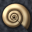

The Python source for this figure:
"""One big ammonite, weathered out of a slab of slate — a still.

The first FOSSIL in the ledger, and the first subject that is neither alive nor
made: a shell that stopped growing a hundred and fifty million years ago, lying
in the rock that kept it. Everything in the frame is either the animal or the
stone it is stuck in.

This piece began as a cracked-open geode and that version is not in the repo,
because it taught the lesson the hard way and the lesson is worth more than the
attempt: at 32x32 a subject needs a SILHOUETTE. A geode's whole character is
material — banding, druzy, a pocket full of little prisms — and every one of
those is texture, which at this size collapses into noise no matter how it is
lit, quantised or cropped. An ammonite is the same mood (ancient, patient,
mineral) carried by pure geometry, and a logarithmic spiral is about the most
legible shape there is at any resolution.

So the whole drawing is one equation. A point's radius and angle give its
position ALONG the spiral, and everything is a function of where it sits across
the whorl it landed in:

  - the whorl profile is a half-tube, bright along its crest and pinched to
    nothing at both sutures, so the shell reads as coiled rope rather than as
    a flat plate with lines scratched on it;
  - the surface normal rotates with that same coordinate — radially outward at
    the outer suture, at the viewer along the crest, radially inward at the
    inner one — so one lamp at the upper left lights all three and a half turns
    consistently and the underside of the coil goes dark on its own;
  - the ribs are a sinusoid in the spiral parameter, which means they stay
    perpendicular to the shell everywhere and crowd together toward the middle
    exactly as the real ones do, without a single one being placed by hand.

The aperture needs no special case either: the shell simply stops at a fixed
spiral parameter, so past that angle the outer whorl is not there and the next
one down is what you see, which puts a clean radial cut at the mouth.

Delivered via /paint rather than /image because this unit's image-upload path
renders blank (see the lumen skill), and the order is an excavation: the slab
goes down first, then the shell GROWS out of it the way it grew in life, from
the tiny inner coil outward along the spiral, one whorl lapping the last, and
the light and the shadow that seats it in the rock arrive at the end.

Run (perform):  .venv\\Scripts\\python.exe art\\ammonite.py [delay_seconds]
Run (preview):  .venv\\Scripts\\python.exe art\\ammonite.py preview
"""

import json
import math
import sys
import urllib.request

SIZE = 32
SS = 3                        # supersampling per axis

_L = (-0.62, -0.78)                    # one lamp, upper left
LIGHT = (_L[0] / math.hypot(*_L), _L[1] / math.hypot(*_L))

# --------------------------------------------------------------- geometry ---
# A spiral's outline is not a circle: at the aperture it reaches R_MAX, but a
# third of a turn round it is back to less than half that. Sizing it so the
# widest point merely fits leaves the panel two thirds empty, so R_MAX is set
# past the frame and the mouth is allowed to graze the right edge.
CX, CY = 13.6, 17.0                    # the umbilicus, placed by MEASURING the
                                       # shell's bounding box and centring that,
                                       # not by centring the coil's eye — a
                                       # spiral's mass sits well off its middle
# Growth rate is a legibility decision, not a taxonomic one. At 2.5x per turn
# the outer whorl is eleven pixels of unbroken shell — a third of the panel
# with nothing happening in it. At 1.95x there are four and a half turns and
# the widest whorl is seven, which is a coil instead of a blob.
B = 0.105
S_MAX = 28.5                           # total sweep, 4.5 turns
R_MAX = 18.0                           # radius at the aperture
A = R_MAX / math.exp(B * S_MAX)        # so R(S_MAX) = R_MAX
PHI_AP = 0.78                          # the mouth opens to the lower right
PHI0 = PHI_AP - S_MAX
TWO_PI = 2.0 * math.pi

NR = 5.25                              # ribs per radian ~ 33 per whorl
UMB = 0.95                             # the dark eye at the middle

# ---------------------------------------------------------------- palette ---
# Warm bone shell against cold stone: the two halves of the picture are told
# apart by temperature as well as by value, so the fossil still separates from
# the matrix where they happen to meet at the same brightness.
SHELL_DARK = (58, 44, 32)
SHELL_MID = (146, 116, 78)
SHELL_LIT = (242, 218, 172)
SUTURE = (40, 30, 22)

ROCK_LIT = (78, 82, 92)
ROCK_DARK = (28, 30, 36)
CONTACT = (16, 17, 21)                 # the shell's shadow in its own hollow


def clamp(v, lo=0.0, hi=1.0):
    return lo if v < lo else (hi if v > hi else v)


def lerp(a, b, t):
    return tuple(a[i] + (b[i] - a[i]) * t for i in range(3))


def scale(c, f):
    return tuple(max(0.0, min(255.0, v * f)) for v in c)


def hx(c):
    return "#{:02x}{:02x}{:02x}".format(*(max(0, min(255, round(v))) for v in c))


def hash2(x, y, s):
    h = (x * 374761393 + y * 668265263 + s * 1442695040) & 0xFFFFFFFF
    h = ((h ^ (h >> 13)) * 1274126177) & 0xFFFFFFFF
    return ((h ^ (h >> 16)) & 0xFFFF) / 65535.0


def vnoise(x, y, cell, seed):
    gx, gy = x / cell, y / cell
    x0, y0 = math.floor(gx), math.floor(gy)
    tx, ty = gx - x0, gy - y0
    tx = tx * tx * (3 - 2 * tx)
    ty = ty * ty * (3 - 2 * ty)
    a = hash2(x0, y0, seed)
    b = hash2(x0 + 1, y0, seed)
    c = hash2(x0, y0 + 1, seed)
    d = hash2(x0 + 1, y0 + 1, seed)
    top = a + (b - a) * tx
    return top + ((c + (d - c) * tx) - top) * ty


# ----------------------------------------------------------------- spiral ---
def spiral(p):
    """Where a point sits on the shell.

    Returns None outside it, else (rho, phi, s_edge, frac):
      s_edge  how far ALONG the spiral this whorl's outer suture is — the
              drawing order, and the rib phase
      frac    across the whorl: 0 at its outer suture, ->1 at the inner one
    """
    dx, dy = p[0] - CX, p[1] - CY
    rho = math.hypot(dx, dy)
    if rho < UMB or rho > R_MAX + 0.5:
        return None
    phi = math.atan2(dy, dx)
    t = phi - PHI0

    # the outermost whorl present at this angle: past the mouth there is one
    # fewer turn, which is what cuts the aperture without a special case
    k = math.floor((S_MAX - t) / TWO_PI)
    s_out = t + TWO_PI * k
    if s_out < 0.0:
        return None
    if rho > A * math.exp(B * s_out):
        return None

    s_p = math.log(rho / A) / B                      # this point's own parameter
    kk = math.ceil((s_p - t) / TWO_PI - 1e-9)
    s_edge = t + TWO_PI * kk                         # the suture just outside it
    return rho, phi, s_edge, clamp((s_edge - s_p) / TWO_PI, 0.0, 0.9999), s_out


def shell_colour(g, lit):
    rho, phi, s_edge, frac, s_out = g

    # the whorl is a half-tube: pinched at both sutures, crested in the middle
    # sin() alone keeps half the whorl within a whisker of full brightness and
    # the coil renders as flat cream with scratches; the crest has to be narrow
    prof = math.sin(math.pi * frac) ** 1.6
    inplane = math.cos(math.pi * frac)               # +1 outward at the outer suture
    nx, ny = math.cos(phi) * inplane, math.sin(phi) * inplane
    diff = clamp(0.78 * (nx * LIGHT[0] + ny * LIGHT[1]) + 0.80 * prof)
    v = 0.22 + 0.94 * diff

    # Ribs, in the spiral parameter, so they stay square to the shell and crowd
    # toward the middle by themselves. Kept faint on purpose: at full strength
    # they cross the sutures at right angles every three pixels and the coil
    # turns into a chequerboard. The spiral is the subject; the ribs are only
    # meant to say the surface is not smooth.
    v *= 1.0 + 0.11 * math.cos(s_edge * NR + 0.9 * frac)

    if v < 0.5:
        c = lerp(SHELL_DARK, SHELL_MID, clamp(v / 0.5))
    else:
        c = lerp(SHELL_MID, SHELL_LIT, clamp((v - 0.5) / 0.62))

    # the suture itself: a hard dark line, not a fade — it is the one place the
    # coil has to be readable as two surfaces meeting
    if frac < 0.085:
        c = lerp(SUTURE, c, clamp(frac / 0.085) ** 0.7)
    elif frac > 0.915:
        c = lerp(SUTURE, c, clamp((1.0 - frac) / 0.085) ** 0.7)

    # The mouth. Without it the outermost whorl simply stops, which reads as a
    # spiral that ran out of room rather than as a shell an animal lived in —
    # the body chamber is open, so its end face is a hole, not more shell.
    ap = S_MAX - s_out
    if ap < 0.155:
        c = lerp(SUTURE, c, clamp(ap / 0.155) ** 0.6)

    # older whorls sit deeper in the rock and are duller
    c = scale(c, 0.86 + 0.20 * clamp(rho / R_MAX))

    # One more light term, across the whole fossil rather than across each
    # whorl. Without it every crest is equally bright wherever it lies, and
    # four turns of equally lit rope is a flat pattern — this is what makes the
    # coil sit in a hollow with a lit side and a shaded one.
    # The floor is not a taste call: below it the shaded whorls go darker than
    # the slab they lie in, and a fossil that meets its matrix at equal value
    # stops having an edge (the knight, 2026-08-08).
    c = scale(c, 0.78 + 0.46 * clamp(0.5 + rho * (
        math.cos(phi) * LIGHT[0] + math.sin(phi) * LIGHT[1]) / 26.0))
    if lit and prof > 0.55:                          # sheen along the crests
        k = (prof - 0.55) / 0.45
        s = clamp(0.55 * (nx * LIGHT[0] + ny * LIGHT[1]) + 0.5)
        c = lerp(c, (255, 246, 224), 0.30 * k * s ** 2)
    return c


def rock_colour(p, lit, near):
    x, y = p
    n = (0.5 * vnoise(x, y, 2.6, 5) + 0.35 * vnoise(x, y, 1.2, 9)
         + 0.15 * vnoise(x, y, 5.0, 13))
    c = lerp(ROCK_DARK, ROCK_LIT, clamp(n * 1.25))
    c = scale(c, 0.84 + 0.32 * clamp(0.5 + ((16 - x) * 0.3 + (16 - y) * 0.4) / 26.0))
    if lit:
        # the shell lies IN the slab, so the rock dips into shadow against it
        if near is not None and near < 2.6:
            c = lerp(CONTACT, c, clamp(near / 2.6) ** 0.75)
        r = math.hypot(x - 15.0, y - 15.0) / 22.0    # corners fall away
        c = scale(c, 1.0 - 0.30 * clamp(r) ** 2)
    return c


def outside_gap(p):
    """Roughly how far a rock pixel is from the fossil, for the contact shadow.

    The lamp is upper left, so the hollow reads deepest on the lower right.
    """
    dx, dy = p[0] - CX, p[1] - CY
    rho = math.hypot(dx, dy)
    phi = math.atan2(dy, dx)
    t = phi - PHI0
    k = math.floor((S_MAX - t) / TWO_PI)
    s_out = t + TWO_PI * k
    if s_out < 0.0:
        return None
    edge = A * math.exp(B * s_out)
    if rho <= edge:
        return None
    d = rho - edge
    side = 0.55 + 0.75 * clamp(0.5 - 0.5 * (math.cos(phi) * LIGHT[0]
                                            + math.sin(phi) * LIGHT[1]))
    return d / side


def shade(p, lit):
    g = spiral(p)
    if g is None:
        if math.hypot(p[0] - CX, p[1] - CY) < UMB:
            return scale(SUTURE, 0.8), "umbilicus"
        return rock_colour(p, lit, outside_gap(p)), "rock"
    return shell_colour(g, lit), "shell"


# ----------------------------------------------------------------- render ---
def render():
    off = [(k + 0.5) / SS - 0.5 for k in range(SS)]
    flat, final, owner, order = {}, {}, {}, {}
    for y in range(SIZE):
        for x in range(SIZE):
            af, al = [0.0] * 3, [0.0] * 3
            for dy in off:
                for dx in off:
                    p = (x + dx, y + dy)
                    cf = shade(p, False)[0]
                    cl = shade(p, True)[0]
                    for i in range(3):
                        af[i] += cf[i]
                        al[i] += cl[i]
            n = SS * SS
            flat[(x, y)] = tuple(v / n for v in af)
            final[(x, y)] = tuple(v / n for v in al)
            c = (x + 0.5, y + 0.5)
            owner[(x, y)] = shade(c, True)[1]
            g = spiral(c)
            order[(x, y)] = (g[2], -g[3]) if g else (0.0, 0.0)
    return flat, final, owner, order


def build_strokes(flat, final, owner, order):
    steps = []
    pts = list(owner.keys())

    def push(sel, key, src):
        for p in sorted([p for p in pts if sel(owner[p])], key=key):
            steps.append((p[0], p[1], src[p]))

    def serp(p):
        return (p[1], p[0] if p[1] % 2 == 0 else -p[0])

    # 1. the bare slab
    push(lambda o: o in ("rock", "umbilicus"), serp, flat)
    # 2. the shell GROWS: along the spiral from the inner coil outward, each
    #    whorl laid outer suture inward so it laps the one before it
    push(lambda o: o == "shell", lambda p: order[p], flat)
    # 3. the light: crest sheen, the hollow it lies in, the corners falling off
    detail = [p for p in pts if final[p] != flat[p]]
    detail.sort(key=lambda p: (owner[p] == "rock",
                               math.hypot(p[0] - CX, p[1] - CY)))
    for p in detail:
        steps.append((p[0], p[1], final[p]))
    return steps


def render_preview(final, path):
    from PIL import Image
    img = Image.new("RGB", (SIZE, SIZE), (0, 0, 0))
    px = img.load()
    for (x, y), c in final.items():
        px[x, y] = tuple(max(0, min(255, round(v))) for v in c)
    img.save(path)
    img.resize((SIZE * 14, SIZE * 14), Image.NEAREST).save(
        path.replace(".png", "-big.png"))
    print(f"wrote {path}")


if __name__ == "__main__":
    flat, final, owner, order = render()

    counts = {}
    for o in owner.values():
        counts[o] = counts.get(o, 0) + 1
    print("regions:", counts)

    def meanv(pred):
        vals = [max(final[p]) for p in owner if pred(owner[p])]
        return round(sum(vals) / max(1, len(vals)), 1)

    print(f"value  shell={meanv(lambda o: o == 'shell')} "
          f"rock={meanv(lambda o: o == 'rock')}")

    # how many whorls actually landed on the panel: the spiral is the piece, so
    # count it rather than trusting it (hourglass, 2026-07-30)
    turns = len({int(order[p][0] // TWO_PI) for p in owner if owner[p] == "shell"})
    shell_v = [max(final[p]) for p in owner if owner[p] == "shell"]
    print(f"whorls={turns}  shell range={round(min(shell_v))}..{round(max(shell_v))}")

    preview = len(sys.argv) > 1 and sys.argv[1] == "preview"
    if preview:
        render_preview(final, "art/ammonite.png")

    assert counts.get("shell", 0) > 330, counts
    assert counts.get("rock", 0) > 250, "the slab has to hold the fossil"
    assert turns >= 3, f"only {turns} whorls reached the panel"
    assert min(shell_v) < 85 and max(shell_v) > 215, \
        "the shell has to run dark to bright or the coil is flat"
    # a percentile, not the minimum: the mouth is SUPPOSED to be a hole, and a
    # handful of pixels darker than the slab is the point of it
    lo = sorted(shell_v)[len(shell_v) // 20]
    assert lo > meanv(lambda o: o == "rock") - 6, \
        f"shaded whorls ({lo}) have sunk into the slab and lost their edge"
    assert meanv(lambda o: o == "shell") > meanv(lambda o: o == "rock") + 30, \
        "the fossil is sinking into the slab"

    steps = build_strokes(flat, final, owner, order)
    print(f"{len(steps)} strokes")
    if preview:
        raise SystemExit

    delay = float(sys.argv[1]) if len(sys.argv) > 1 else 0.015
    payload = {"pixels": [[x, y, hx(c)] for x, y, c in steps], "delay": delay,
               "clear": True}
    req = urllib.request.Request(
        "http://127.0.0.1:7788/paint",
        data=json.dumps(payload).encode(),
        headers={"content-type": "application/json"},
        method="POST",
    )
    with urllib.request.urlopen(req, timeout=30) as resp:
        print(resp.read().decode())
    print(f"{len(steps)} strokes queued at {delay}s")
